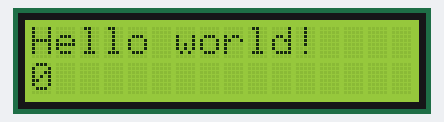
Recording of a sketch running on a simulated Arduino Uno, built with avr-gcc and run on an emulated ATmega328P. Parts: 16×2 character LCD.

Above: at 0.1 s.
At 5.1 s:
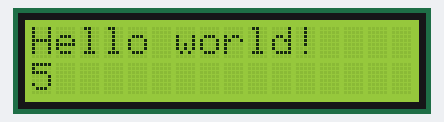
At 10.2 s:
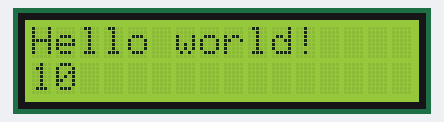
At 19.7 s:
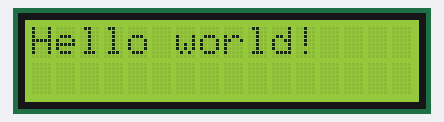
At 29.3 s:
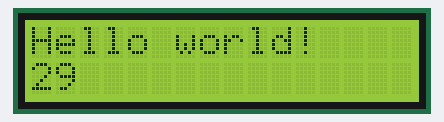
At 39.3 s:
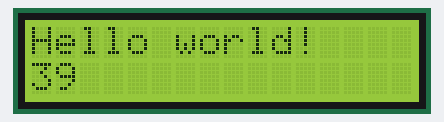

The sketch:

code.ino
```cpp
#include <LiquidCrystal.h>

LiquidCrystal Irfaan_lcd(12,11,5,4,3,2);

void setup(){
    Irfaan_lcd.begin(16,2);

};
void loop(){
     int seconds = millis() /1000;
     Irfaan_lcd.clear();

     Irfaan_lcd.setCursor(0,0);
     Irfaan_lcd.print("Hello world!");

     Irfaan_lcd.setCursor(0,1);
     Irfaan_lcd.print(seconds);
     delay(500);

     Irfaan_lcd.setCursor(0,1);//Try removing it
     Irfaan_lcd.print("  ");   //use this as if we use clear() whole lcd becomes clear
     delay(500);

};
```

Measured:
- what the display in image 1 shows lasts 0.5 s, from 5.1 s to 5.6 s
